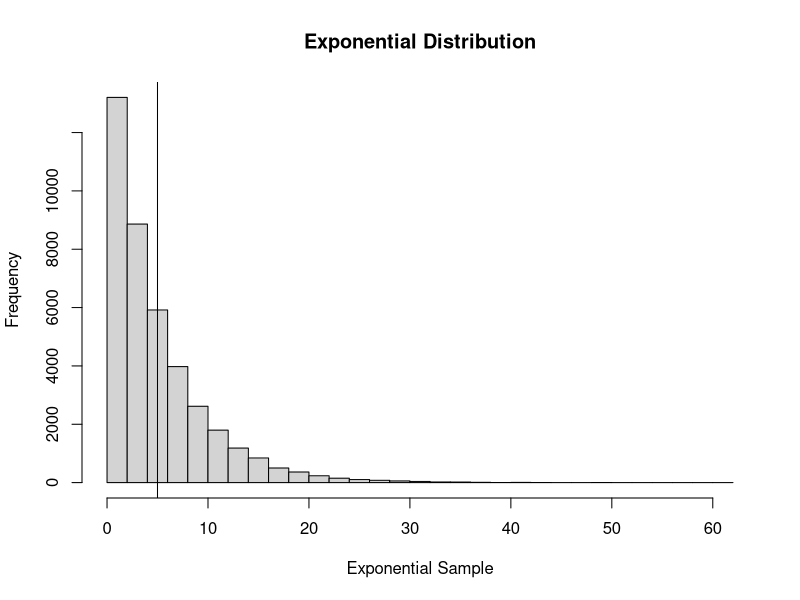
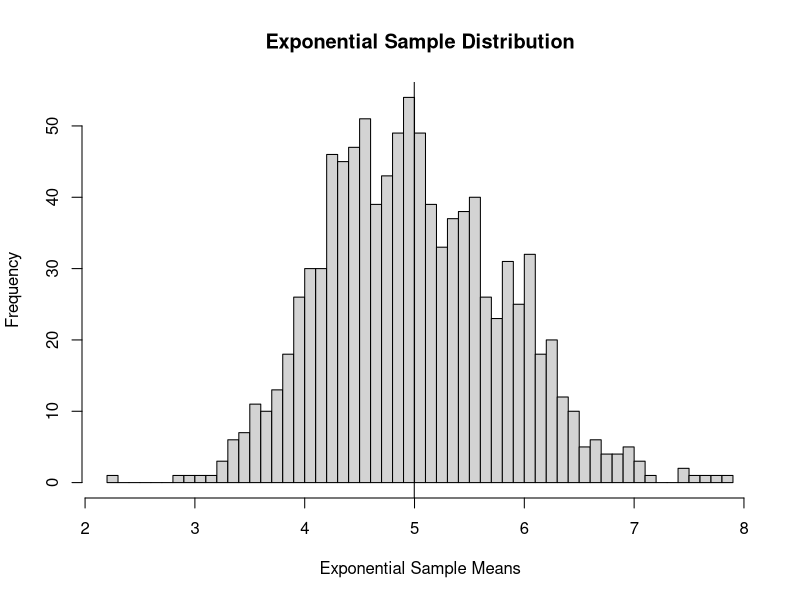

Source code (R) for these figures, in order:
## ---- chunk 1
knitr::opts_chunk$set(fig.width=5, fig.height=3) 
## ---- chunk 2
library(ggplot2)
library(ggpubr)
## ---- chunk 3
options(scipen=999)
set.seed(1888)
x<- matrix(rexp(40*1000, 0.2),ncol=40)
## ---- chunk 4
hist(x,
     breaks = 40,
     xlab = "Exponential Sample",
     main = "Exponential Distribution",)
abline(v=mean(x))
mean(x)
## ---- chunk 5

hist(rowMeans(x),
     breaks = 40,
     xlab = "Exponential Sample Means",
     main = "Exponential Sample Distribution",)
abline(v=mean(rowMeans(x)))
mean(rowMeans(x))
## ---- chunk 6
sd(x)
## ---- chunk 7
mean(apply(x,1,sd))
## ---- chunk 8
shapiro.test(rowMeans(x))$p.value
